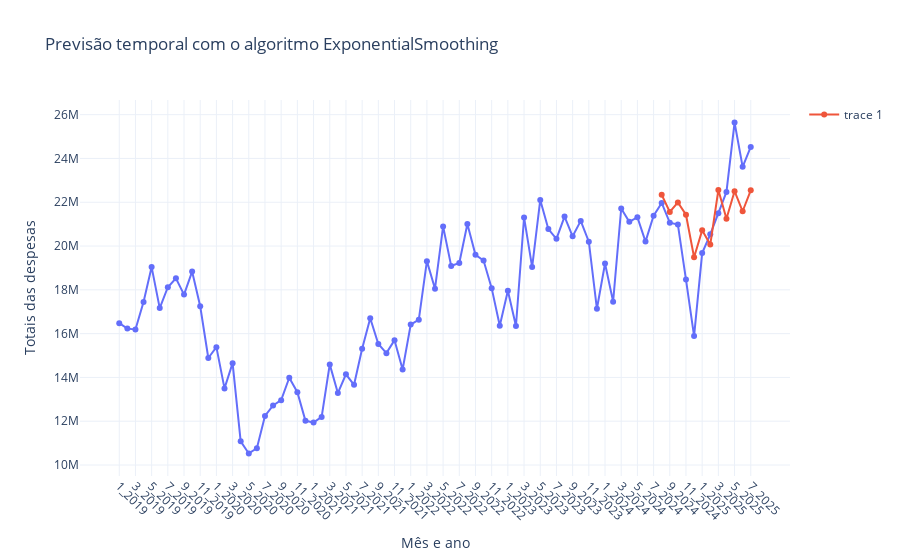

Notebook cell for this chart:
### Code cell
fig = grafico_base('Previsão temporal com o algoritmo ExponentialSmoothing')

fig.add_trace(
    go.Scatter(
        x = test.mes,
        y = pred_hw
    )
)

fig.update_traces(mode='lines+markers', line=dict(width=2))
fig.update_xaxes(tickangle=45)
fig.update_layout(
    template='plotly_white',
    hovermode='x unified'
    )

fig.show()
